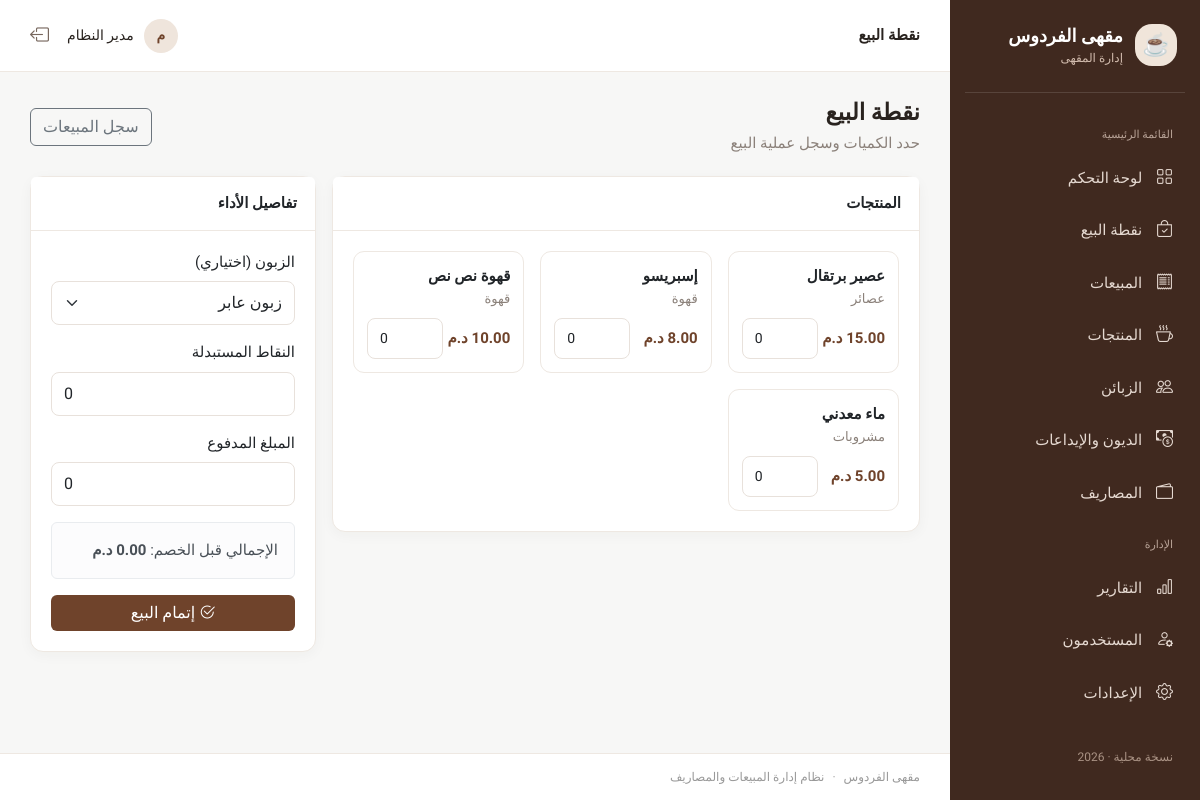
Page /modules/sales/pos.php (signed in) on the committed database.
### tables this page shows
CREATE TABLE products (id INT AUTO_INCREMENT PRIMARY KEY, category_id INT NULL, name VARCHAR(150) NOT NULL, cost DECIMAL(10,2) NOT NULL DEFAULT 0, price DECIMAL(10,2) NOT NULL, active TINYINT(1) NOT NULL DEFAULT 1, created_at TIMESTAMP DEFAULT CURRENT_TIMESTAMP, FOREIGN KEY(category_id) REFERENCES categories(id) ON DELETE SET NULL);

CREATE TABLE categories (id INT AUTO_INCREMENT PRIMARY KEY, name VARCHAR(100) NOT NULL, active TINYINT(1) NOT NULL DEFAULT 1);

### core/Helper.php (called while the page is built, shortened)
<?php
class Helper
{
    public static function e($value) { return htmlspecialchars((string)$value, ENT_QUOTES, 'UTF-8'); }
    public static function money($amount) { return number_format((float)$amount, 2) . ' ' . APP_CURRENCY; }
}

### modules/sales/pos.php (the view, shortened to what this page needs)
<?php
require_once dirname(__DIR__,2).'/core/bootstrap.php'; Auth::requireLogin(); $db=Database::getInstance()->pdo();
$products=$db->query('SELECT p.*,c.name category FROM products p LEFT JOIN categories c ON c.id=p.category_id WHERE p.active=1 ORDER BY c.name,p.name')->fetchAll();$customers=$db->query('SELECT id,name,phone,points FROM customers ORDER BY name')->fetchAll();$pageTitle='نقطة البيع';require APP_ROOT.'/includes/header.php';
?><div class="page-heading"><div><h1>نقطة البيع</h1><p>حدد الكميات وسجل عملية البيع</p></div><a class="btn btn-outline-secondary" href="<?= APP_URL ?>/modules/sales/index.php">سجل المبيعات</a></div><form method="post" id="posForm"><div class="row g-3"><div class="col-lg-8"><div class="card"><div class="card-header">المنتجات</div><div class="card-body"><div class="row g-3"><?php foreach($products as $p): ?><div class="col-sm-6 col-xl-4"><div class="pos-product"><strong><?= Helper::e($p['name']) ?></strong><small class="muted"><?= Helper::e($p['category']) ?></small><div class="d-flex align-items-center justify-content-between mt-2"><span><?= Helper::money($p['price']) ?></span><input aria-label="الكمية" type="number" min="0" step="1" value="0" name="qty[<?= (int)$p['id'] ?>]" class="form-control form-control-sm qty-input" style="width:76px"></div></div></div><?php endforeach; ?></div></div></div></div><div class="col-lg-4"><div class="card pos-cart"><div class="card-header">تفاصيل الأداء</div><div class="card-body"><label class="form-label">الزبون (اختياري)</label><select class="form-select mb-3" name="customer_id"><option value="0">زبون عابر</option></select><label class="form-label">النقاط المستبدلة</label><input class="form-control mb-3" type="number" name="redeem" min="0" value="0"><label class="form-label">المبلغ المدفوع</label><input class="form-control mb-3" type="number" name="paid" min="0" step="0.01" value="0" required><div class="alert alert-light">الإجمالي قبل الخصم: <strong id="posTotal"></strong></div><button class="btn btn-coffee w-100" onclick="return confirm('تأكيد حفظ عملية البيع؟')"><i class="bi bi-check2-circle"></i> إتمام البيع</button></div></div></div></div></form><?php require APP_ROOT.'/includes/footer.php';

### assets/css/app.css (style rules this page uses)
:root { --coffee:#6f432b;--coffee-dark:#40291f;--cream:#f8f5f1;--ink:#29231f;--muted:#8b817a;--line:#eee8e2 }
* { box-sizing:border-box }
body { margin:0;background:#f7f7f6;color:var(--ink);font-family:'Tajawal',sans-serif;font-size:15px }
.page-heading { display:flex;justify-content:space-between;align-items:center;margin-bottom:22px }
.page-heading h1 { font-size:23px;font-weight:800;margin:0 }
.page-heading p { color:var(--muted);margin:5px 0 0 }
.card { border:1px solid var(--line);border-radius:13px;box-shadow:0 3px 14px #3b28100a }
.card-header { background:#fff;border-bottom:1px solid var(--line);font-weight:700;padding:15px 18px }
.card-body { padding:20px }
.btn-coffee { background:var(--coffee);color:#fff;border:0 }
.form-control,.form-select { border-color:#e8e1db;border-radius:8px;padding:9px 12px }
.muted { color:var(--muted) }
.pos-product { cursor:pointer;border:1px solid var(--line);border-radius:11px;padding:13px;background:#fff }
.pos-product strong { display:block }
.pos-product span { color:var(--coffee);font-weight:700 }
.pos-cart { position:sticky;top:18px }

### rows in the picture
products: name "عصير برتقال", category.name "عصائر", price "15.00 د.م"
products: name "إسبريسو", category.name "قهوة", price "8.00 د.م"
products: name "قهوة نص نص", category.name "قهوة", price "10.00 د.م"
products: name "ماء معدني", category.name "مشروبات", price "5.00 د.م"

### other values in the picture
Helper::e(APP_NAME) "مقهى الفردوس"
Helper::e($pageTitle) "نقطة البيع"
Helper::e(mb_substr($user['full_name'], 0, 1, 'UTF-8')) "م"
Helper::e($user['full_name']) "مدير النظام"
